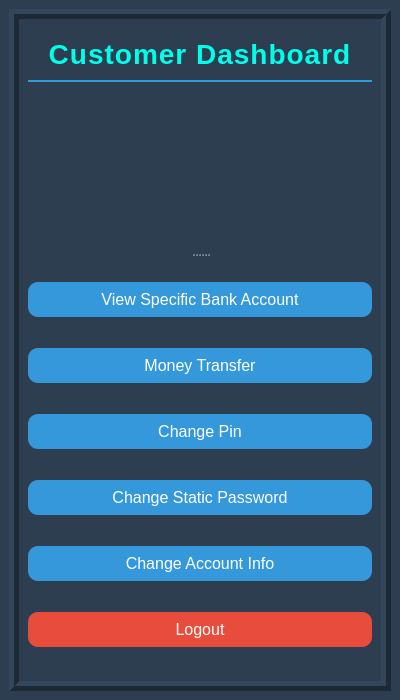
<?xml version="1.0" encoding="UTF-8"?>
<ui version="4.0">
 <class>CustomerDashboard</class>
 <widget class="QMainWindow" name="CustomerDashboard">
  <property name="geometry">
   <rect>
    <x>0</x>
    <y>0</y>
    <width>400</width>
    <height>700</height>
   </rect>
  </property>
  <property name="sizePolicy">
   <sizepolicy hsizetype="Fixed" vsizetype="Fixed">
    <horstretch>0</horstretch>
    <verstretch>0</verstretch>
   </sizepolicy>
  </property>
  <property name="minimumSize">
   <size>
    <width>400</width>
    <height>700</height>
   </size>
  </property>
  <property name="maximumSize">
   <size>
    <width>400</width>
    <height>700</height>
   </size>
  </property>
  <property name="windowTitle">
   <string>Customer Dashboard</string>
  </property>
  <property name="windowIcon">
   <iconset resource="../Recources.qrc">
    <normaloff>:/Logo/Logo.ico</normaloff>:/Logo/Logo.ico</iconset>
  </property>
  <property name="styleSheet">
   <string notr="true">QWidget {
    background-color: #2c3e50;
    font-family: &quot;Segoe UI&quot;, sans-serif;
}

QLabel#titleLabel {
    color: white;
    font-size: 22px;
    font-weight: bold;
    padding: 10px;
    qproperty-alignment: 'AlignCenter';
}

QLabel#welcomeLabel {
    color: #ecf0f1;
    font-size: 16px;
    padding: 6px;
    border-radius: 8px;
    qproperty-alignment: 'AlignCenter';
}

QPushButton {
    background-color: #3498db;
    color: white;
    font-size: 16px;
    padding: 8px;
    border-radius: 10px;
    border: none;
}

QPushButton:hover {
    background-color: #2980b9;
}

QPushButton#logoutButton {
    background-color: #e74c3c;
}

QPushButton#logoutButton:hover {
    background-color: #c0392b;
}
</string>
  </property>
  <widget class="QWidget" name="centralwidget">
   <layout class="QGridLayout" name="gridLayout">
    <item row="0" column="0">
     <widget class="QStackedWidget" name="stackedWidget">
      <property name="frameShape">
       <enum>QFrame::Shape::Box</enum>
      </property>
      <property name="frameShadow">
       <enum>QFrame::Shadow::Raised</enum>
      </property>
      <property name="lineWidth">
       <number>5</number>
      </property>
      <property name="currentIndex">
       <number>0</number>
      </property>
      <widget class="QWidget" name="page">
       <layout class="QGridLayout" name="gridLayout_2">
        <item row="0" column="0">
         <widget class="QSplitter" name="splitter">
          <property name="orientation">
           <enum>Qt::Orientation::Vertical</enum>
          </property>
          <widget class="QWidget" name="layoutWidget">
           <layout class="QVBoxLayout" name="verticalLayout_2">
            <item>
             <widget class="QLabel" name="titleLabel">
              <property name="font">
               <font>
                <family>Segoe UI</family>
                <pointsize>-1</pointsize>
                <bold>true</bold>
               </font>
              </property>
              <property name="styleSheet">
               <string notr="true">QLabel {
    font-size: 28px;
    font-weight: bold;
    color: rgb(0, 255, 234);
    padding: 10px 0;
    border-bottom: 2px solid #3498db;
    letter-spacing: 1px;
}
</string>
              </property>
              <property name="text">
               <string>Customer Dashboard</string>
              </property>
              <property name="alignment">
               <set>Qt::AlignmentFlag::AlignCenter</set>
              </property>
             </widget>
            </item>
            <item>
             <widget class="QLabel" name="welcomeLabel">
              <property name="text">
               <string/>
              </property>
              <property name="alignment">
               <set>Qt::AlignmentFlag::AlignCenter</set>
              </property>
             </widget>
            </item>
            <item>
             <spacer name="verticalSpacer">
              <property name="orientation">
               <enum>Qt::Orientation::Vertical</enum>
              </property>
              <property name="sizeHint" stdset="0">
               <size>
                <width>20</width>
                <height>40</height>
               </size>
              </property>
             </spacer>
            </item>
           </layout>
          </widget>
          <widget class="QWidget" name="layoutWidget">
           <layout class="QVBoxLayout" name="verticalLayout_3">
            <item>
             <widget class="QPushButton" name="view_specific_account">
              <property name="text">
               <string>View Specific Bank Account</string>
              </property>
             </widget>
            </item>
            <item>
             <widget class="QPushButton" name="money_transfer">
              <property name="text">
               <string>Money Transfer</string>
              </property>
             </widget>
            </item>
            <item>
             <widget class="QPushButton" name="change_pin">
              <property name="text">
               <string>Change Pin</string>
              </property>
             </widget>
            </item>
            <item>
             <widget class="QPushButton" name="change_static_pass">
              <property name="text">
               <string>Change Static Password</string>
              </property>
             </widget>
            </item>
            <item>
             <widget class="QPushButton" name="change_info">
              <property name="text">
               <string>Change Account Info</string>
              </property>
             </widget>
            </item>
            <item>
             <widget class="QPushButton" name="logoutButton">
              <property name="text">
               <string>Logout</string>
              </property>
             </widget>
            </item>
           </layout>
          </widget>
         </widget>
        </item>
       </layout>
      </widget>
      <widget class="QWidget" name="page_2"/>
     </widget>
    </item>
   </layout>
  </widget>
 </widget>
 <resources>
  <include location="../Recources.qrc"/>
 </resources>
 <connections/>
</ui>
